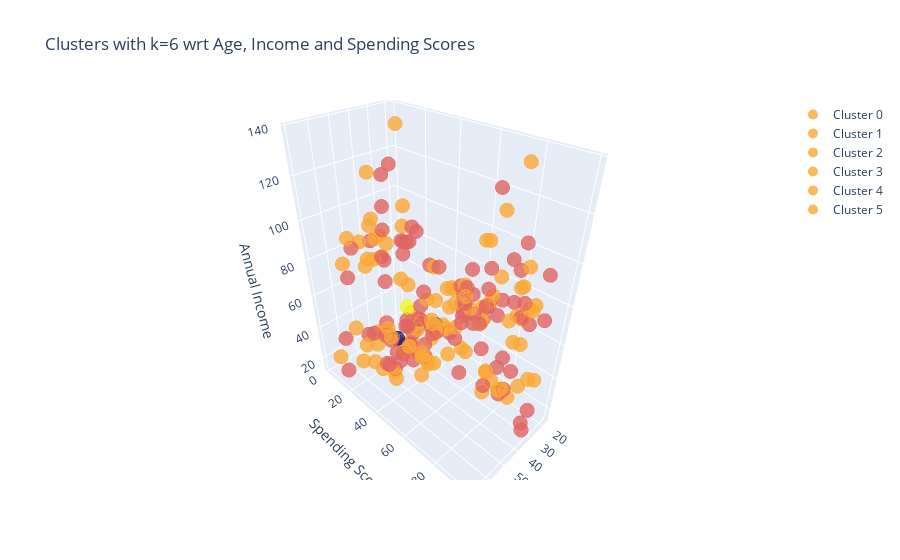

This figure's notebook cell:
### Code cell
import plotly as py
import plotly.graph_objs as go

def tracer(db, n, name):
    '''
    This function returns trace object for Plotly
    '''
    return go.Scatter3d(
        x = db[db['labels']==n]['Age'],
        y = db[db['labels']==n]['Spending Score (1-100)'],
        z = db[db['labels']==n]['Annual Income (k$)'],
        mode = 'markers',
        name = name,
        marker = dict(
            color = KM6_df['labels'],
            size = 5,
            line=dict(
            color= KM6_df['labels'],
            width= 12
        ),
        opacity=0.8
        )
     )

trace0 = tracer(KM6_df, 0, 'Cluster 0')
trace1 = tracer(KM6_df, 1, 'Cluster 1')
trace2 = tracer(KM6_df, 2, 'Cluster 2')
trace3 = tracer(KM6_df, 3, 'Cluster 3')
trace4 = tracer(KM6_df, 4, 'Cluster 4')
trace5 = tracer(KM6_df, 5, 'Cluster 5')

trace_data = [trace0, trace1, trace2, trace3, trace4, trace5]

layout = go.Layout(
    title = 'Clusters with k=6 wrt Age, Income and Spending Scores',
    scene = dict(
            xaxis = dict(title = 'Age'),
            yaxis = dict(title = 'Spending Score'),
            zaxis = dict(title = 'Annual Income')
        )
)

fig = go.Figure(data=trace_data, layout=layout)
py.offline.iplot(fig)

### Figure 1 — Plotly figure (JSON) as saved in the notebook; plotly's stock layout.template omitted (floating-point values rounded to 4 significant figures; data arrays with more than 128 entries replaced by an {"elided": "..."} marker saying what was removed)
{"data": [{"marker": {"color": {"elided": "200 int values"}, "line": {"color": {"elided": "200 int values"}, "width": 12}, "opacity": 0.8, "size": 5}, "mode": "markers", "name": "Cluster 0", "type": "scatter3d", "x": [65, 48, 50, 49, 59, 50, 47, 51, 69, 53, 70, 67, 54, 63, 43, 68, 70, 47, 60, 60, 59, 45, 49, 57, 67, 46, 48, 55, 50, 68, 48, 47, 48, 49, 67, 49, 66, 54, 68, 66, 65, 63, 49, 51, 50], "y": [35, 36, 55, 52, 60, 45, 41, 50, 46, 46, 56, 52, 59, 51, 50, 48, 55, 42, 49, 56, 47, 53, 42, 51, 41, 44, 46, 58, 46, 55, 49, 47, 42, 48, 59, 56, 50, 46, 43, 48, 52, 43, 59, 43, 57], "z": [38, 39, 40, 42, 43, 43, 43, 44, 44, 46, 46, 47, 47, 48, 48, 48, 49, 49, 50, 50, 54, 54, 54, 54, 54, 54, 54, 57, 58, 59, 60, 60, 61, 62, 62, 62, 63, 63, 63, 63, 63, 65, 65, 67, 67]}, {"marker": {"color": {"elided": "200 int values"}, "line": {"color": {"elided": "200 int values"}, "width": 12}, "opacity": 0.8, "size": 5}, "mode": "markers", "name": "Cluster 1", "type": "scatter3d", "x": [39, 31, 40, 38, 39, 31, 29, 32, 35, 32, 32, 28, 32, 34, 39, 38, 27, 30, 30, 29, 31, 36, 33, 32, 28, 36, 30, 27, 35, 32, 29, 30, 28, 36, 32, 38, 35, 32, 30], "y": [91, 77, 95, 75, 75, 71, 88, 73, 72, 93, 87, 97, 74, 90, 88, 76, 89, 78, 73, 83, 93, 75, 95, 63, 75, 92, 86, 69, 90, 86, 88, 97, 68, 85, 69, 91, 79, 74, 83], "z": [69, 70, 71, 71, 71, 72, 73, 73, 74, 75, 76, 77, 77, 78, 78, 78, 78, 78, 78, 79, 81, 85, 86, 87, 87, 87, 88, 88, 93, 97, 98, 99, 101, 103, 103, 113, 120, 126, 137]}, {"marker": {"color": {"elided": "200 int values"}, "line": {"color": {"elided": "200 int values"}, "width": 12}, "opacity": 0.8, "size": 5}, "mode": "markers", "name": "Cluster 2", "type": "scatter3d", "x": [43, 59, 47, 20, 44, 19, 57, 25, 48, 34, 43, 44, 47, 37, 34, 56, 19, 50, 42, 36, 40, 36, 52, 58, 59, 37, 46, 41, 54, 41, 34, 33, 47, 45, 32], "y": [35, 11, 9, 5, 7, 10, 5, 12, 36, 22, 17, 20, 16, 1, 1, 35, 5, 26, 20, 27, 13, 10, 13, 15, 14, 32, 15, 39, 24, 17, 23, 8, 16, 28, 18], "z": [71, 71, 71, 73, 73, 74, 75, 77, 77, 78, 78, 78, 78, 78, 78, 79, 81, 85, 86, 87, 87, 87, 88, 88, 93, 97, 98, 99, 101, 103, 103, 113, 120, 126, 137]}, {"marker": {"color": {"elided": "200 int values"}, "line": {"color": {"elided": "200 int values"}, "width": 12}, "opacity": 0.8, "size": 5}, "mode": "markers", "name": "Cluster 3", "type": "scatter3d", "x": [21, 23, 22, 23, 30, 35, 24, 22, 20, 35, 25, 31, 29, 35, 23, 21, 18, 21, 30, 20, 24, 24], "y": [81, 77, 76, 94, 72, 99, 77, 79, 66, 98, 73, 73, 82, 61, 87, 73, 92, 81, 73, 75, 92, 65], "z": [15, 16, 17, 18, 19, 19, 20, 20, 21, 23, 24, 25, 28, 28, 29, 30, 33, 33, 34, 37, 38, 39]}, {"marker": {"color": {"elided": "200 int values"}, "line": {"color": {"elided": "200 int values"}, "width": 12}, "opacity": 0.8, "size": 5}, "mode": "markers", "name": "Cluster 4", "type": "scatter3d", "x": [19, 20, 31, 35, 64, 67, 58, 37, 35, 52, 35, 46, 54, 45, 40, 60, 53, 49, 42, 36, 49], "y": [39, 6, 40, 6, 3, 14, 15, 13, 35, 29, 35, 5, 14, 32, 31, 4, 4, 14, 17, 26, 28], "z": [15, 16, 17, 18, 19, 19, 20, 20, 21, 23, 24, 25, 28, 28, 29, 30, 33, 33, 34, 37, 39]}, {"marker": {"color": {"elided": "200 int values"}, "line": {"color": {"elided": "200 int values"}, "width": 12}, "opacity": 0.8, "size": 5}, "mode": "markers", "name": "Cluster 5", "type": "scatter3d", "x": [31, 27, 29, 31, 33, 31, 27, 19, 18, 19, 32, 26, 40, 23, 38, 21, 22, 34, 18, 40, 32, 24, 27, 20, 23, 26, 21, 19, 38, 19, 18, 19, 27, 38, 40, 23, 25, 28], "y": [61, 47, 42, 42, 60, 54, 51, 55, 59, 59, 47, 54, 48, 52, 55, 57, 55, 60, 41, 40, 42, 52, 50, 49, 41, 55, 42, 54, 42, 46, 48, 50, 56, 40, 58, 29, 34, 40], "z": [39, 40, 40, 40, 42, 43, 46, 46, 48, 48, 48, 54, 54, 54, 54, 54, 57, 58, 59, 60, 60, 60, 60, 61, 62, 62, 62, 63, 64, 64, 65, 65, 67, 67, 69, 70, 72, 76]}], "layout": {"scene": {"xaxis": {"title": {"text": "Age"}}, "yaxis": {"title": {"text": "Spending Score"}}, "zaxis": {"title": {"text": "Annual Income"}}}, "title": {"text": "Clusters with k=6 wrt Age, Income and Spending Scores"}}}
